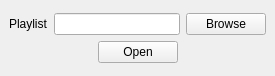
<?xml version="1.0" encoding="UTF-8"?>
<ui version="4.0">
 <class>MainWindow</class>
 <widget class="QMainWindow" name="MainWindow">
  <property name="geometry">
   <rect>
    <x>0</x>
    <y>0</y>
    <width>275</width>
    <height>76</height>
   </rect>
  </property>
  <property name="font">
   <font>
    <family>Tahoma</family>
   </font>
  </property>
  <property name="windowTitle">
   <string>OpenPlaylist</string>
  </property>
  <widget class="QWidget" name="centralwidget">
   <layout class="QGridLayout" name="gridLayout">
    <item row="0" column="0">
     <layout class="QVBoxLayout" name="verticalLayout">
      <item>
       <layout class="QHBoxLayout" name="horizontalLayout">
        <item>
         <widget class="QLabel" name="label">
          <property name="text">
           <string>Playlist</string>
          </property>
         </widget>
        </item>
        <item>
         <widget class="QLineEdit" name="lineEdit"/>
        </item>
        <item>
         <widget class="QPushButton" name="pushButton">
          <property name="text">
           <string>Browse</string>
          </property>
         </widget>
        </item>
       </layout>
      </item>
      <item>
       <layout class="QHBoxLayout" name="horizontalLayout_2">
        <item>
         <spacer name="horizontalSpacer_2">
          <property name="orientation">
           <enum>Qt::Horizontal</enum>
          </property>
          <property name="sizeHint" stdset="0">
           <size>
            <width>40</width>
            <height>20</height>
           </size>
          </property>
         </spacer>
        </item>
        <item>
         <widget class="QPushButton" name="pushButton_2">
          <property name="text">
           <string>Open</string>
          </property>
         </widget>
        </item>
        <item>
         <spacer name="horizontalSpacer">
          <property name="orientation">
           <enum>Qt::Horizontal</enum>
          </property>
          <property name="sizeHint" stdset="0">
           <size>
            <width>40</width>
            <height>20</height>
           </size>
          </property>
         </spacer>
        </item>
       </layout>
      </item>
     </layout>
    </item>
   </layout>
  </widget>
 </widget>
 <resources/>
 <connections>
  <connection>
   <sender>pushButton</sender>
   <signal>clicked()</signal>
   <receiver>MainWindow</receiver>
   <slot>browse_slot()</slot>
   <hints>
    <hint type="sourcelabel">
     <x>241</x>
     <y>27</y>
    </hint>
    <hint type="destinationlabel">
     <x>249</x>
     <y>53</y>
    </hint>
   </hints>
  </connection>
  <connection>
   <sender>pushButton_2</sender>
   <signal>clicked()</signal>
   <receiver>MainWindow</receiver>
   <slot>open_slot()</slot>
   <hints>
    <hint type="sourcelabel">
     <x>144</x>
     <y>57</y>
    </hint>
    <hint type="destinationlabel">
     <x>207</x>
     <y>57</y>
    </hint>
   </hints>
  </connection>
 </connections>
 <slots>
  <signal>create()</signal>
  <slot>browse_slot()</slot>
  <slot>open_slot()</slot>
 </slots>
</ui>
